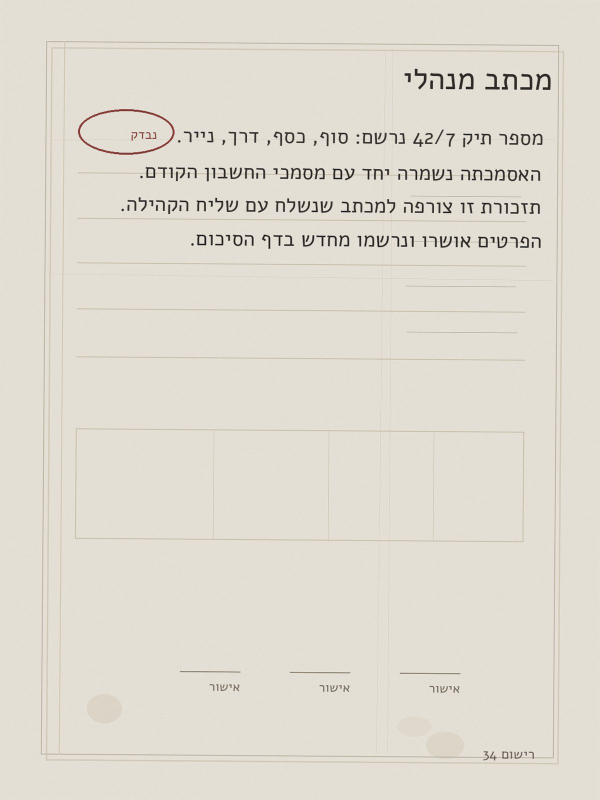
#> input picture src/hocrsyngen/data/contracts/generation_manifest_v1/fixture-batch/assets/hocrsyngen-s00000017-000000/page_0001.jpg, 1200 x 1600 px (shown at 1/2 size)
$ python -i measure.py   (imports and definitions only)
#> lines starting #> are read from the running program, lines starting #| are printed output that depends on the picture; after the words box and inside, x2 and y2 are one past the last pixel; in counts of white or black regions, pixels touching at a corner belong together
"""Measure scan properties of line crops: background level, contrast, texture, speckle, blur, stroke and gap.

  measure.py OUT.json NAME=LISTFILE_OR_GLOB ... [--n 400] [--seed 1]

Each input is a list of .png / .lstmf paths (the .png next to the .lstmf is used).
"""
import argparse, glob, json, random
from pathlib import Path
import numpy as np
from PIL import Image
from scipy import ndimage


def otsu(a):
    h = np.bincount(a.ravel(), minlength=256).astype(float); p = h / h.sum()
#> after `h = np.bincount(a.ravel(), minlength=256).astype(float)`: h = 256 values, max 884674 at index 223, min 0 at index 0, mean 7500
#> after `p = h / h.sum()`: p = 256 values, max 0.461 at index 223, min 0 at index 0, mean 0.00391
    w = np.cumsum(p); m = np.cumsum(p * np.arange(256)); mt = m[-1]
#> after `w = np.cumsum(p)`: w = 256 values from 0 to 1
#> after `m = np.cumsum(p * np.arange(256))`: m = 256 values from 0 to 219.7
#> after `mt = m[-1]`: mt = 219.7
    s = (mt * w - m) ** 2 / np.maximum(w * (1 - w), 1e-12)
#> s = 256 values, max 317.7 at index 144, min 0 at index 0, mean 197
    return int(np.argmax(s))


def stats(path):
    a = np.asarray(Image.open(path).convert("L")).astype(np.int32)
    if a.shape[0] < 12 or a.shape[1] < 40:
        return None
    t = otsu(a.astype(np.uint8)); ink = a <= t; bg = ~ndimage.binary_dilation(ink, iterations=2)
#> after `t = otsu(a.astype(np.uint8))`: t = 144
#> after `ink = a <= t`:
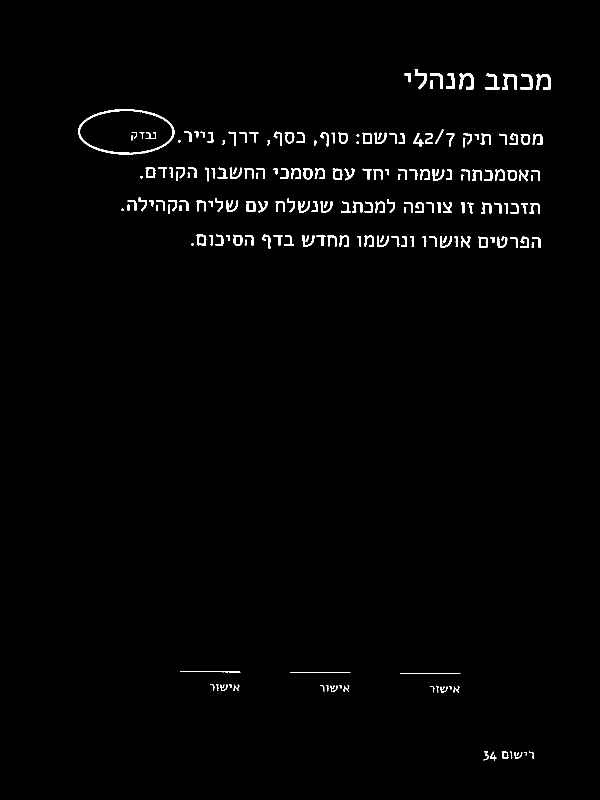
#> ink: shape (1600, 1200) bool (shown at 1/2 size); 1.3% white; 203 white regions (10 under 20 px), largest, box (x1, y1, x2, y2) and area: (156, 218, 349, 309) 1662, (918, 146, 947, 179) 460, (1072, 147, 1101, 180) 457
#> after `bg = ~ndimage.binary_dilation(ink, iterations=2)`:
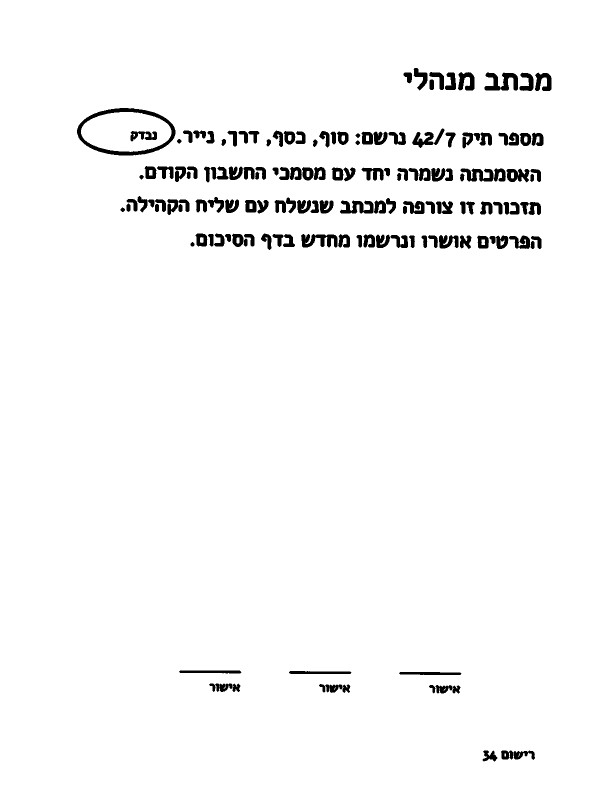
#> bg: shape (1600, 1200) bool (shown at 1/2 size); 97% white; 153 black regions, largest, box (x1, y1, x2, y2) and area: (154, 216, 351, 311) 3327, (969, 145, 1036, 181) 1387, (602, 468, 675, 495) 1207
    if ink.sum() < 30 or bg.sum() < 100:
        return None
    bgv, inkv = a[bg], a[ink]
    # texture: background after removing slow shading (median filter 15)
    smooth = ndimage.median_filter(a, size=15)
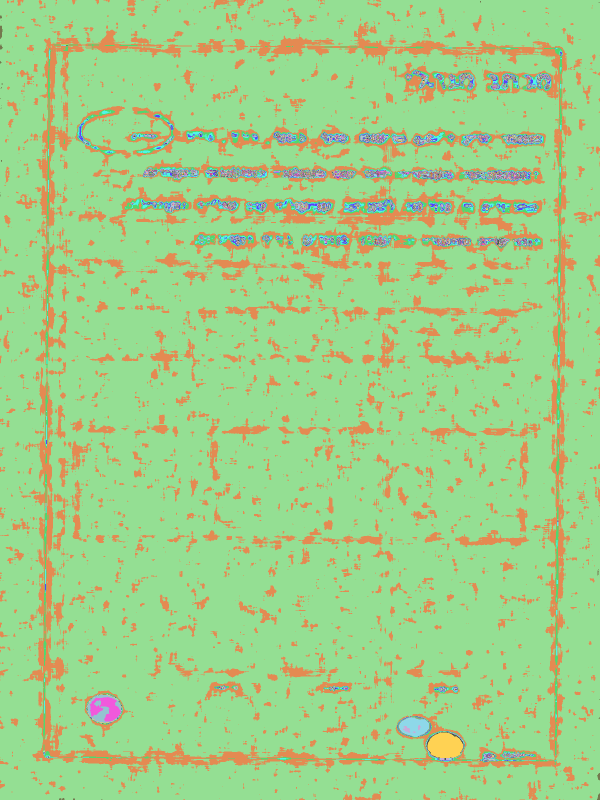
#> smooth: shape (1600, 1200) int32 (shown at 1/2 size); 135 distinct labels, from 67 to 224; one colour per label, 0 black
    resid = (a - smooth)[bg]
    lab, n = ndimage.label(ink); sizes = ndimage.sum(ink, lab, range(1, n + 1)) if n else np.array([])
#> after `lab, n = ndimage.label(ink)`:
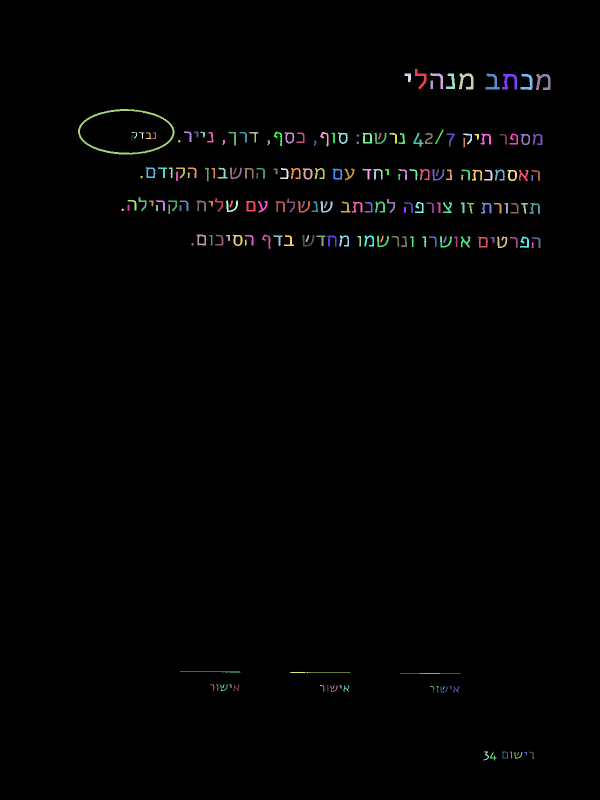
#> lab: shape (1600, 1200) int32 (shown at 1/2 size); 204 distinct labels, from 0 to 203; one colour per label, 0 black
#> after `lab, n = ndimage.label(ink)`: n = 203
#> after `sizes = ndimage.sum(ink, lab, range(1, n + 1)) if n else np.array([])`: sizes = 203 values, max 1662 at index 10, min 13 at index 180, mean 127.3
    speck = int((sizes <= 4).sum())
#> speck = 0
    # blur: 10-90% edge rise width along x on strong edges, approximated by contrast / max gradient
    gx = np.abs(np.diff(a, axis=1)); gy = np.abs(np.diff(a, axis=0))
#> after `gx = np.abs(np.diff(a, axis=1))`:
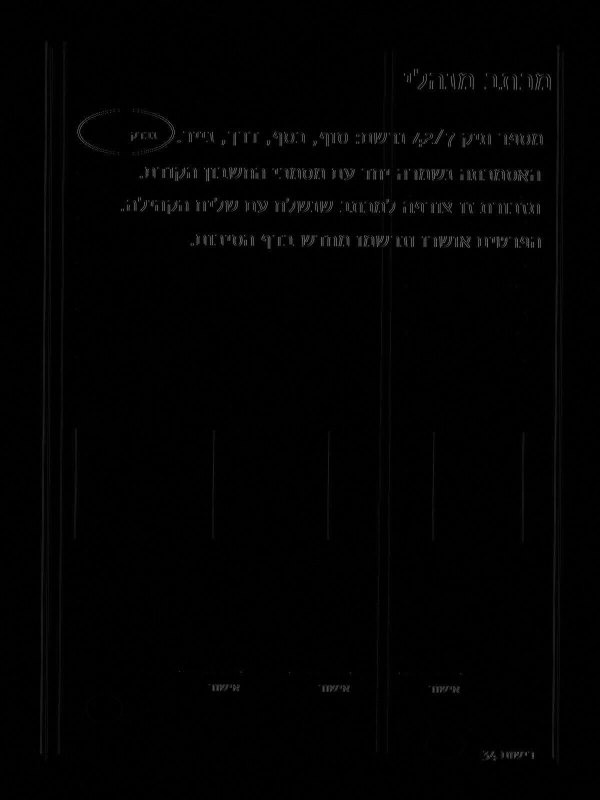
#> gx: shape (1600, 1199) int32 (shown at 1/2 size); min 0, max 179, mean 1.9
    contrast = float(np.median(bgv) - np.median(inkv))
#> contrast = 169
    sharp = float(np.percentile(np.concatenate([gx.ravel(), gy.ravel()]), 99.5) / max(1.0, contrast))
#> sharp = 0.438
    # stroke width (2 x median distance-transform ridge) and height of the line's ink band
    dt = ndimage.distance_transform_edt(ink)
    rows = np.where(ink.mean(1) > 0.02)[0]
#> rows = 182 values from 147 to 1516
    band = float(rows[-1] - rows[0] + 1) if len(rows) else float(a.shape[0])
#> band = 1370
    stroke = float(2 * np.median(dt[ink & (dt >= ndimage.maximum_filter(dt, 3))]))
#> stroke = 4
    # gap: white runs inside letters along rows in the band, as fraction of band height (small = closing risk)
    runs = []
    for y in rows[:: max(1, len(rows) // 8)]:
        r = ink[y]; idx = np.flatnonzero(np.diff(r.astype(int)))
        for s0, s1 in zip(idx[1::2], idx[2::2]):
            if 0 < s1 - s0 <= band * 0.5:
                runs.append(s1 - s0)
#> this loop made 9 passes
#> y on passes 1 to 9: 147, 169, 264, 286, 341, 402, 424, 489, 1382
#> after the loop, runs = 211 values, max 233 at index 35, min 1 at index 21, mean 18.14
    return {"h": a.shape[0], "band": band, "bg": float(np.median(bgv)), "ink": float(np.median(inkv)), "contrast": contrast,
            "bg_std": float(bgv.std()), "texture": float(resid.std()), "speck_per_kpx": 1000 * speck / max(1, bg.sum()),
            "sharp": sharp, "stroke_rel": stroke / band, "gap_p10_rel": float(np.percentile(runs, 10) / band) if runs else None,
            "ink_frac": float(ink.mean())}


def main():
    ap = argparse.ArgumentParser(); ap.add_argument("out"); ap.add_argument("sets", nargs="+")
    ap.add_argument("--n", type=int, default=400); ap.add_argument("--seed", type=int, default=1)
    a = ap.parse_args(); res = {}
    for s in a.sets:
        name, src = s.split("=", 1)
        paths = Path(src).read_text().split() if Path(src).is_file() else glob.glob(src)
        paths = [p[:-6] + ".png" if p.endswith(".lstmf") else p for p in paths]
        random.Random(a.seed).shuffle(paths)
        rows = [r for r in (stats(p) for p in paths[: a.n * 2]) if r][: a.n]
        res[name] = {k: {"p10": round(float(np.percentile([r[k] for r in rows if r[k] is not None], 10)), 4),
                         "p50": round(float(np.median([r[k] for r in rows if r[k] is not None])), 4),
                         "p90": round(float(np.percentile([r[k] for r in rows if r[k] is not None], 90)), 4)} for k in rows[0]}
        res[name]["_n"] = len(rows)
    json.dump(res, open(a.out, "w"), indent=1)
    keys = [k for k in next(iter(res.values())) if k != "_n"]
    print("metric".ljust(14) + "".join(n[:16].rjust(18) for n in res))
    for k in keys:
        print(k.ljust(14) + "".join(f"{res[n][k]['p50']:>8} ({res[n][k]['p10']}-{res[n][k]['p90']})".rjust(18)[-18:] for n in res))


# [2 lines not run here, left out]

>>> result = stats('../../src/hocrsyngen/data/contracts/generation_manifest_v1/fixture-batch/assets/hocrsyngen-s00000017-000000/page_0001.jpg')
#> result = 12 items
